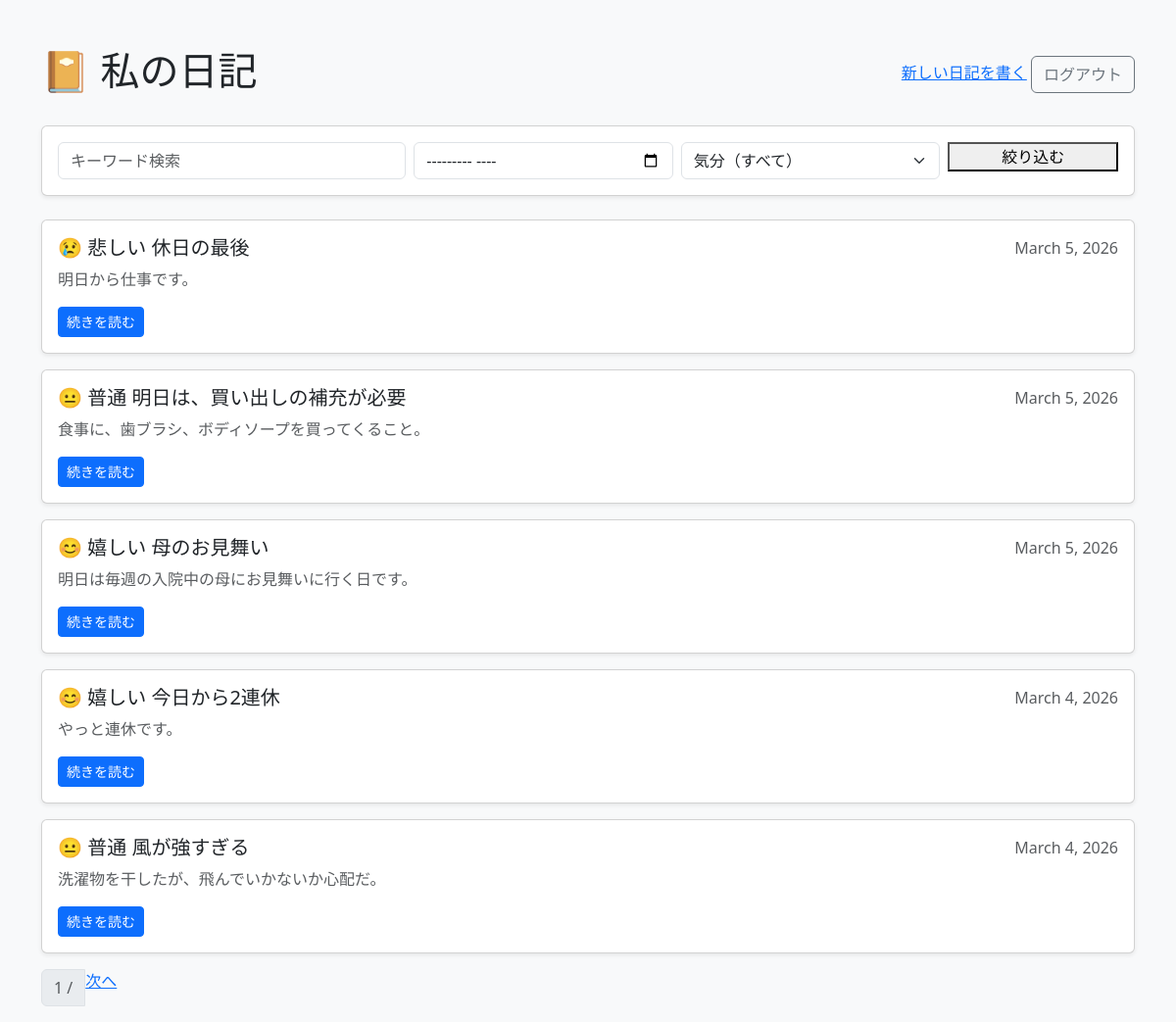
The app's page / (signed in), older data.
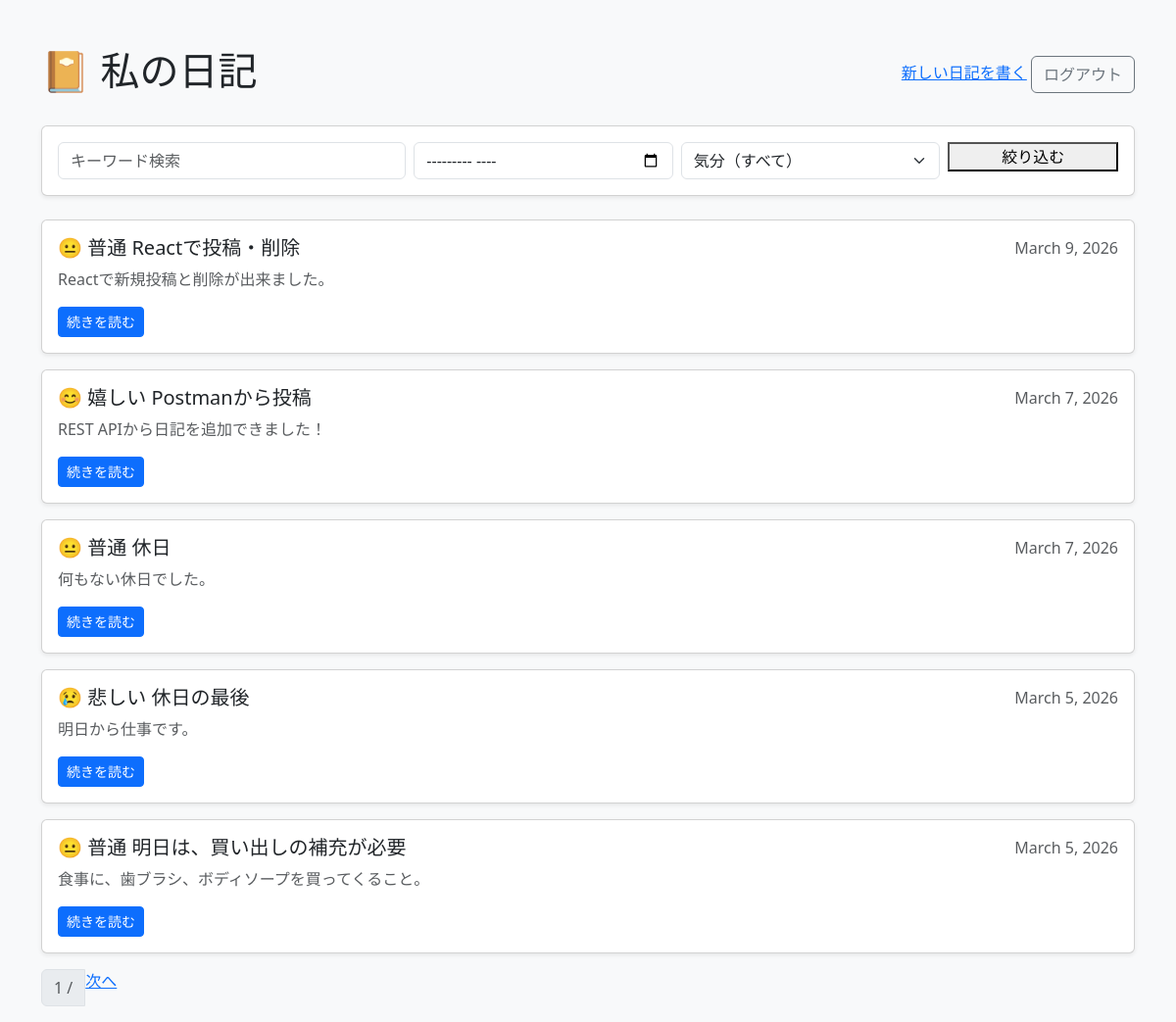
The same page, newer data.
### diary/models.py (models this page shows, shortened)
class Entry(models.Model):
    MOOD_CHOICES = [
        ('happy', '😊 嬉しい'),
        ('normal', '😐 普通'),
        ('sad', '😢 悲しい'),
    ]
    user = models.ForeignKey(User, on_delete=models.CASCADE)
    title = models.CharField(max_length=200)
    content = models.TextField()
    mood = models.CharField(max_length=10, choices=MOOD_CHOICES, default='normal')
    date = models.DateField()
    created_at = models.DateTimeField(auto_now_add=True)
    class Meta:
        ordering = ['-date']

### diary/views.py (the view)
# urls.py: path('', views.entry_list, name='entry_list'),
@login_required
def entry_list(request):
    entries = Entry.objects.filter(user=request.user)
    query = request.GET.get('q', '')
    if query:
        entries = entries.filter(title__icontains=query) | entries.filter(content__icontains=query)
    month = request.GET.get('month', '')
    if month:
        year, m = month.split('_')
        entries = entries.filter(date__year=year, date__month = m)
    mood = request.GET.get('mood', '')
    if mood:
        entries = entries.filter(mood=mood)
    from django.core.paginator import Paginator
    paginator = Paginator(entries, 5)   # 1ページ5件
    page_number = request.GET.get('page')
    page_obj = paginator.get_page(page_number)
    return render(request, 'diary/entry_list.html', {
        'page_obj': page_obj,
        'query': query,
        'month': month,
        'mood': mood,
        'mood_choices': Entry.MOOD_CHOICES,
    })

### diary/templates/diary/entry_list.html (shortened to what this page needs)
<!DOCTYPE html>
<html lang="ja">
<head>
    <link href="https://cdn.jsdelivr.net/npm/bootstrap@5.3.0/dist/css/bootstrap.min.css" rel="stylesheet">
</head>
<body class="bg-light">
    <div class="container mt-5">
        <div class="d-flex justify-content-between align-items-center mb-4">
            <h1>📔 私の日記</h1>
            <div>
                <a href="{% url 'entry_new' %}" class=""btn btn-success>新しい日記を書く</a>
                <form method="post" action="{% url 'logout' %}" style="display:inline;">
                    <button type="submit" class="btn btn-outline-secondary">ログアウト</button>
                </form>
            </div>
        </div>
        <div class="card shadow-sm mb-4 p-3">
            <form method="get">
                <div class="row g-2">
                    <div class="col-md-4">
                        <input type="text" name="q" class="form-control"
                            placeholder="キーワード検索" value="{{ query }}">
                    </div>
                    <div class="col-md-3">
                        <input type="month" name="month" class="form-control" value="{{ month }}">
                    </div>
                    <div class="col-md-3">
                        <select name="mood" class="form-select">
                            <option value="">気分（すべて）</option>
                        </select>
                    </div>
                    <div class="col-md-2">
                        <button class="btn-btn-primary w-100">絞り込む</button>
                    </div>
                </div>
            </form>
        </div>
        {% if page_obj %}
            {% for entry in page_obj %}
                <div class="card mb-3 shadow-sm">
                    <div class="card-body">
                        <div class="d-flex justify-content-between">
                            <h5 class="card-title">{{ entry.get_mood_display }} {{ entry.title }}</h5>
                            <span class="text-muted">{{ entry.date }}</span>
                        </div>
                        <p class="card-text text-muted">{{ entry.content|truncatechars:80 }}</p>
                        <a href="{% url 'entry_detail' entry.pk %}" class="btn btn-primary btn-sm">続きを読む</a>
                    </div>
                </div>
            {% endfor %}
            <nav>
                <ul class="pagination justify-content-centeer">
                    <li class="page-item disabled">
                        <span class="page-link">{{ page_obj.number }} / {{ page_obj.pagenator.num_pages }}</span>
                    </li>
                    {% if page_obj.has_next %}
                        <li class="page-item">
                            <a class="pagelink" href="?page={{ page_obj.next_page_number }}&q={{ query }}&month={{ month }}&mood={{ mood }}">次へ</a>
                        </li>
                    {% endif %}
                </ul>
            </nav>
        {% else %}
            <div class="text-center mt-5">
                <p class="text-muted">まだ日記がありません。最初の日記を書いてみましょう！</p>
                <a href="{% url 'entry_new' %}" class="btn btn-success">日記を書く</a>
            </div>
        {% endif %}
    </div>
</body>
</html>

Row changes from the older to the newer data that the page shows:
no longer on this page (row unchanged): Entry: mood "😊 嬉しい", title "母のお見舞い", date "March 5, 2026", content "明日は毎週の入院中の母にお見舞いに行く日です。"
no longer on this page (row unchanged): Entry: mood "😊 嬉しい", title "今日から2連休", date "March 4, 2026", content "やっと連休です。"
no longer on this page (row unchanged): Entry: mood "😐 普通", title "風が強すぎる", date "March 4, 2026", content "洗濯物を干したが、飛んでいかないか心配だ。"
added Entry: mood "😐 普通", title "Reactで投稿・削除", date "March 9, 2026", content "Reactで新規投稿と削除が出来ました。"
added Entry: mood "😊 嬉しい", title "Postmanから投稿", date "March 7, 2026", content "REST APIから日記を追加できました！"
added Entry: mood "😐 普通", title "休日", date "March 7, 2026", content "何もない休日でした。"
